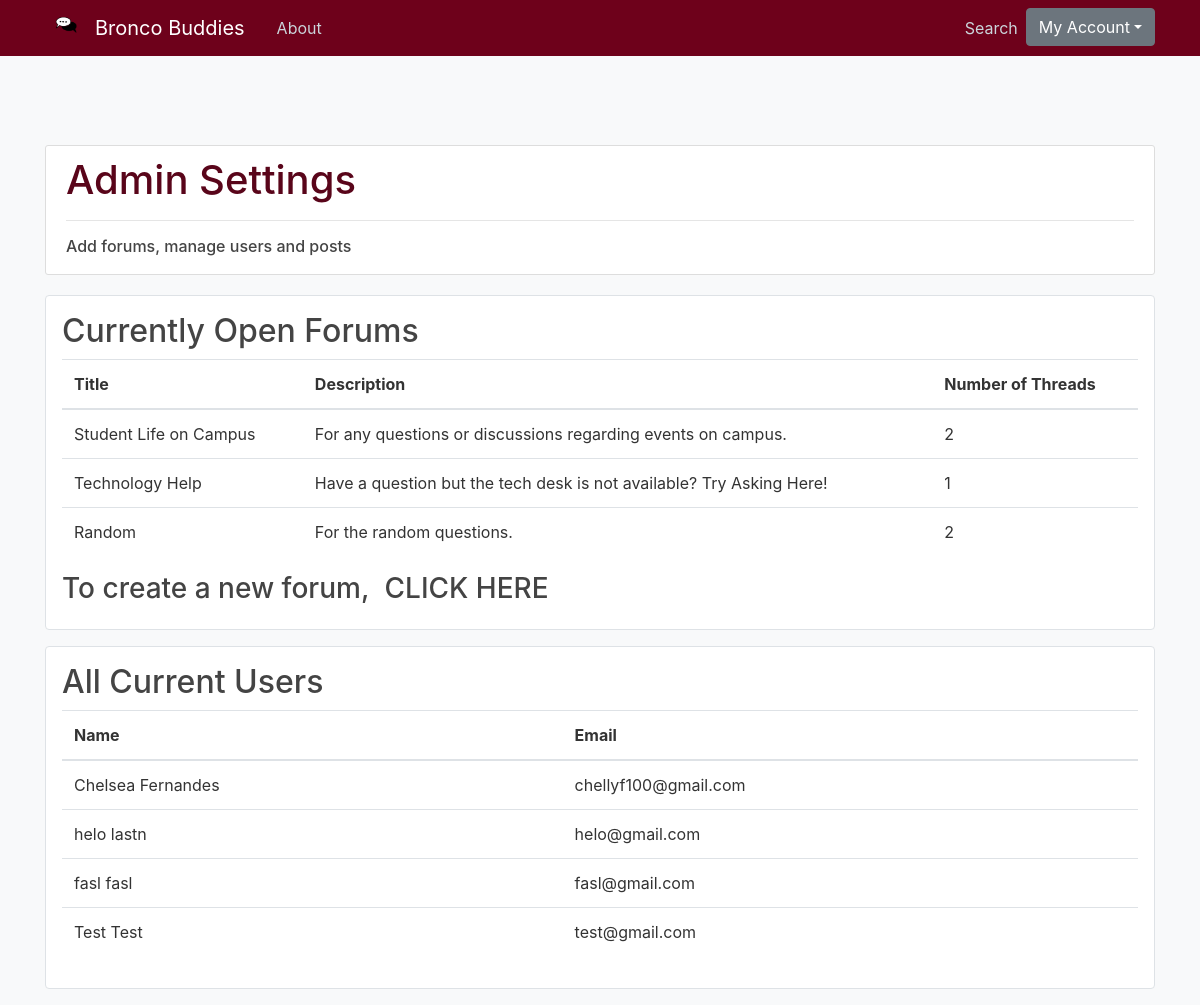
Before: /admin (signed in) with the older database file.
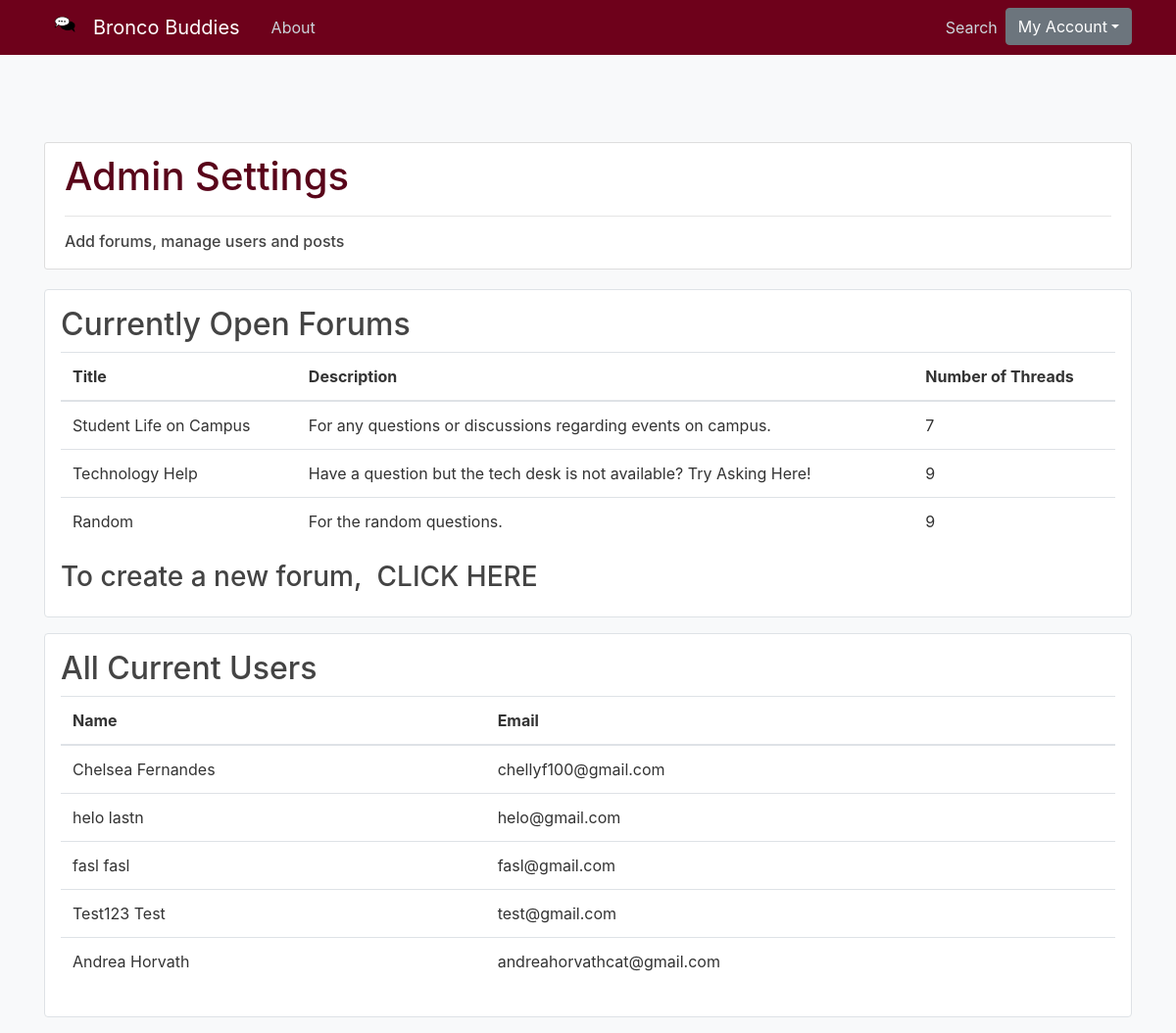
After: the same page with the newer database file.
### bronco_buddies/models.py (models this page shows, shortened)
class Forum(db.Model, UserMixin):
    id = db.Column(db.Integer, primary_key=True)
    numThreads = db.Column(db.Integer, default=0)
    title = db.Column(db.String(100), nullable=False)
    description = db.Column(db.Text(500), nullable=False)
    threads = db.relationship('Thread', backref='ForumType')

class User(db.Model, UserMixin):
    id = db.Column(db.Integer, primary_key=True)
    firstname = db.Column(db.String(40), nullable=False)
    lastname = db.Column(db.String(40))
    email = db.Column(db.String(120), unique=True, nullable=False)
    password = db.Column(db.String(60), nullable=False)
    threads = db.relationship('Thread', backref='owner')

### bronco_buddies/routes.py (the view)
@app.route("/admin")
@login_required
def admin():
    users = User.query.all()
    forums = Forum.query.all()
    return render_template('adminSettings.html', title='Admin Settings', users=users, forums=forums)

### bronco_buddies/models.py (called while the page is built)
@login_manager.user_loader
def load_user(user_id):
    return User.query.get(int(user_id))

### bronco_buddies/templates/adminSettings.html
{%extends "layout.html" %}
{% block content %}
<body class="bg-light">
	<div class="content-section">
		<h1>Admin Settings</h1>
		<hr>
		<h6>Add forums, manage users and posts</h6>
	</div>
	<div class="my-3 p-3 bg-white rounded border shadow-sm">
		<h2>Currently Open Forums</h2>
		<table class="table" id="thread_container">
				<thead>
					<tr>
						<th scope="col">Title</th>
						<th scope="col">Description</th>
						<th scope="col">Number of Threads</th>
					</tr>
				</thead>
				<tbody>
					{% for forum in forums %}
						<tr>
						<td>{{forum.title}}</td>
						<td>{{forum.description}}</td>
						<td>{{forum.numThreads}}</td>
						</tr>
					{% endfor %}
				</tbody>
		</table>
		<h3>To create a new forum, <a class="ml-2" href="{{ url_for('add_forum') }}">CLICK HERE</a></h3>
	</div>
	<div class="my-3 p-3 bg-white rounded border shadow-sm">
		<h2>All Current Users</h2>
		<table class="table" id="thread_container">
				<thead>
					<tr>
						<th scope="col">Name</th>
						<th scope="col">Email</th>
					</tr>
				</thead>
				<tbody>
					{% for user in users %}
						<tr>
						<td>{{user.firstname}} {{user.lastname}}</td>
						<td>{{user.email}}</td>
						</tr>
					{% endfor %}
				</tbody>
		</table>
	</div>
</body>
{% endblock content%}

### bronco_buddies/templates/layout.html (shortened to what this page needs)
<!DOCTYPE html>
<html>
<head>
	<link rel="stylesheet" href="https://maxcdn.bootstrapcdn.com/bootstrap/4.0.0/css/bootstrap.min.css">
	<link rel="stylesheet" type="text/css" href="{{ url_for('static', filename='main.css') }}">
	</head>
	<body>
		<header class="site-header">
			<nav class="navbar navbar-expand-md navbar-dark bg-steel fixed-top">
				<div class="container">
					<img src="/static/images/chatLogo.jpg" alt="Logo" style="width:50px;height:32px;">
					<a class="navbar-brand mr-4" href="{{ url_for('landingPage') }}">Bronco Buddies</a>
					<div class="collapse navbar-collapse" id="navbarToggle">
						<div class="navbar-nav mr-auto">
							<a class="nav-item nav-link" href="{{ url_for('about') }}">About</a>
						</div>
						<div class="navbar-nav">
							{% if current_user.is_authenticated %}
							<a class="nav-item nav-link" href="{{ url_for('home') }}">Search</a>
							<div class="dropdown">
								<button class="btn btn-secondary dropdown-toggle" type="button" id="dropdownMenuButton" data-toggle="dropdown" aria-haspopup="true" aria-expanded="false">My Account</button>
							</div>
							{% else %}
							<a class="nav-item nav-link" href="{{ url_for('login') }}">Login</a>
							<a class="nav-item nav-link" href="{{ url_for('register') }}">Register</a>
							{% endif %}
						</div>
					</div>
				</div>
			</nav>
		</header>
		<div class="container">
			{% block content %}{% endblock %}
		</div>
	</body>
	</html>

### bronco_buddies/static/main.css (style rules this page uses)
body { background: bg-light; color: #333333; margin-top: 5rem; }
h1 { color: #59051a; }
h2, h3, h4, h5, h6 { color: #444444; }
.bg-steel { background-color: #6e011b; }
.site-header .navbar-nav .nav-link { color: #cbd5db; }
.content-section { background: #ffffff; padding: 10px 20px; border: 1px solid #dddddd; border-radius: 3px; margin-bottom: 20px; }
a:link { color: #444444; }

### bronco_buddies/templates/layout.html (style rules this page uses)
body { background-color: white; padding-top: 65px; }

Changed rows visible on the page:
changed Forum "Student Life on Campus": numThreads "2" → "7"
changed Forum "Technology Help": numThreads "1" → "9"
changed Forum "Random": numThreads "2" → "9"
changed User "Test": firstname "Test" → "Test123"
added User: firstname "Andrea", lastname "Horvath", email "andreahorvathcat@gmail.com"
